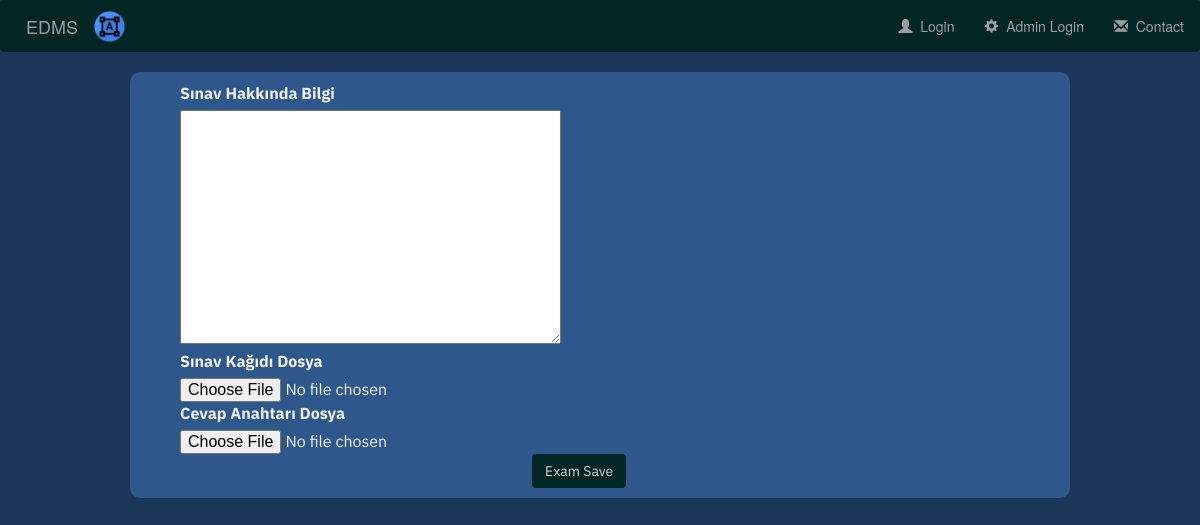
Before: /exam/1/update with the older database file.
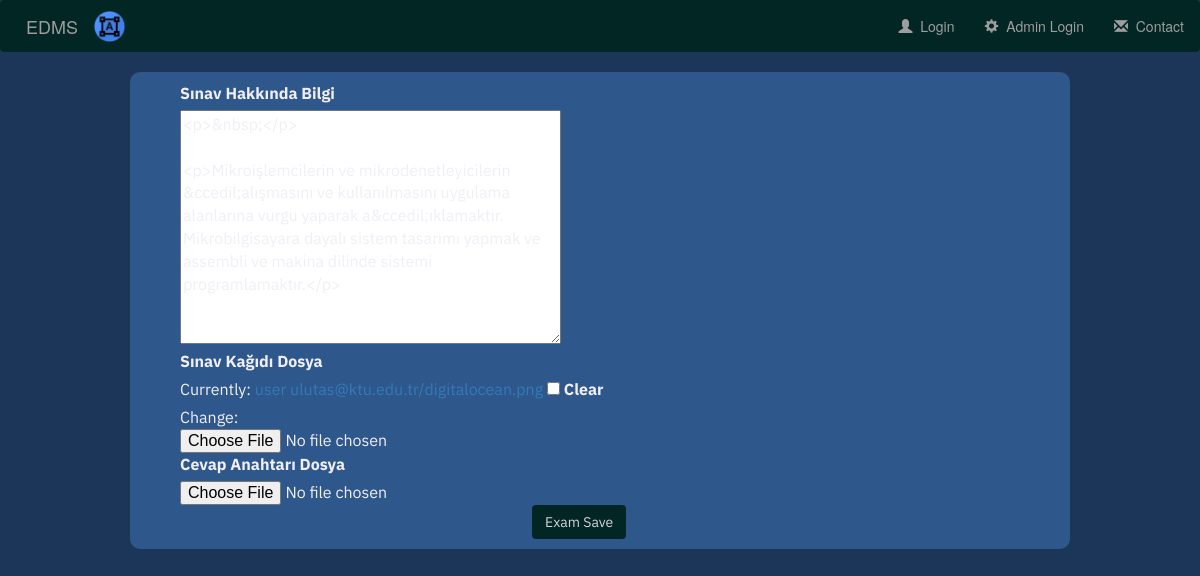
After: the same page with the newer database file.
### edms/models.py (models this page shows, shortened)
class Exam(models.Model):
    lesson = models.ForeignKey(
        Lesson,
        on_delete=models.CASCADE
    )
    exam_type = models.CharField(
        verbose_name=_('Sınav Türü'), max_length=50, blank=True, null=True
    )
    exam_information = models.TextField(
        verbose_name=_('Sınav Hakkında Bilgi'),
        max_length=500, blank=True, null=True
    )
    exam_file = models.FileField(
        verbose_name=_('Sınav Kağıdı Dosya'), blank=True, null=True,
        upload_to=other_directory_path, validators=[validate_file_extension]
    )
    exam_answer_file = models.FileField(
        verbose_name=_('Cevap Anahtarı Dosya'), blank=True, null=True,
        upload_to=other_directory_path, validators=[validate_file_extension]
    )
    class Meta:
        verbose_name = 'Exam'
        verbose_name_plural = 'Exam'

### edms/views.py (the view)
# urls.py: path('exam/<int:pk>/update', ExamUpdateView.as_view(), name='exam-update'),
class ExamUpdateView(SuccessMessageMixin, UpdateView):
    model = Exam
    template_name = 'edms/exam/update.html'
    fields = ['exam_information', 'exam_file', 'exam_answer_file']
    success_url = "/lessons"
    success_message = 'Exam successfully saved!!!!'
    def update(self, request, *args, **kwargs):
        messages.success(self.request, self.success_message)
        return super(ExamUpdateView, self).update(request, *args, **kwargs)

### Mudek/templates/edms/exam/update.html (shortened to what this page needs)
{% extends 'base.html' %}
{% load crispy_forms_tags %}
{% block body %}
    <div class="container">
        <div class="thumbnail1">
                <div class="updateform">
                    <form method="POST" enctype="multipart/form-data">
                        {{ form|crispy }}
                        <input class="btn btn-update" type="submit" value="Exam Save">
                    </form>
            </div>
        </div>
    </div>
{% endblock %}

Changed rows visible on the page:
changed Exam: exam_information (not shown) → "<p>&nbsp;</p> <p>Mikroişlemcilerin ve mikrodenetleyicilerin &ccedil;alışmasını ve kullanılmasını uygulama alanlarına vurgu yaparak a&ccedil;ıklamaktır. Mikrobilgisayara dayalı sistem tasarımı yapmak ve assembli ve makina dilinde sistemi programlamaktır.</p>"
Other visible differences:
form field form: (not shown) → "☐"
text no longer shown: "Sınav Hakkında Bilgi Sınav Kağıdı Dosya Cevap Anahtarı Dosya"
text now shown: "Sınav Hakkında Bilgi Sınav Kağıdı Dosya Currently: user ulutas@ktu.edu.tr/digitalocean.png Clear Change: Cevap Anahtarı Dosya"
